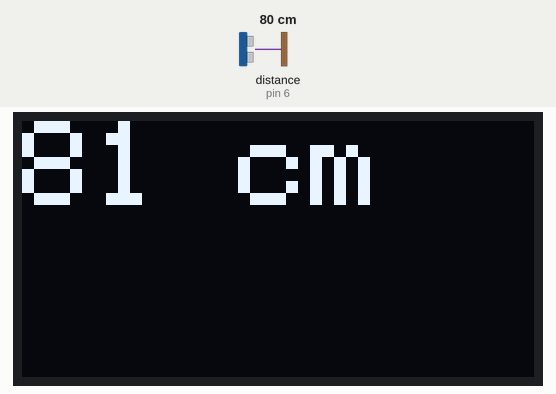
This sketch was run on a simulated Arduino Uno, built with avr-gcc and run on an emulated ATmega328P. Shown: 128×64 one-colour display. Inputs (shaded band) come from the test bench; at power-on: distance to the obstacle (sensor on pin 6) 80 cm. The echo pulse lasts 58.3 µs per cm; the display library's start-up logo is not drawn.

Above: at 3.2 s.
3.3 s: distance to the obstacle (sensor on pin 6) set to 2 cm
At 4.7 s:
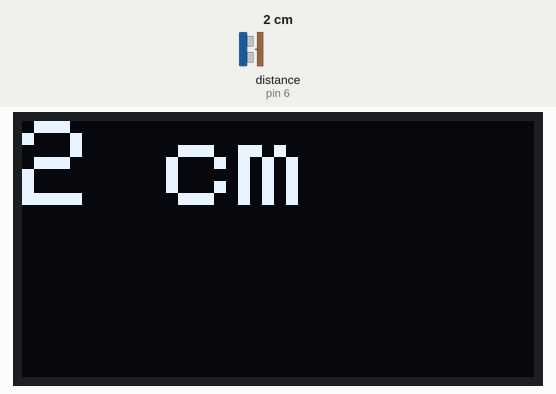
5.1 s: distance to the obstacle (sensor on pin 6) set to 4 cm
At 6.4 s:
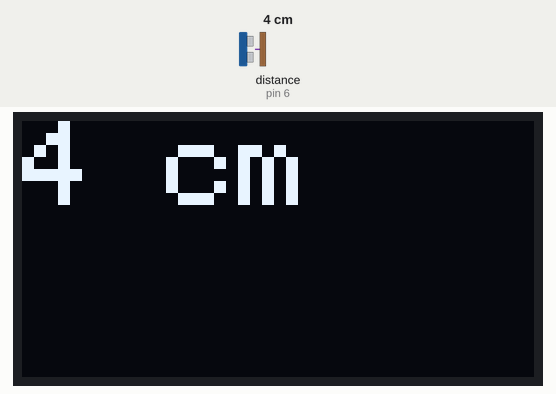
6.7 s: distance to the obstacle (sensor on pin 6) set to 9 cm
At 7.1 s:
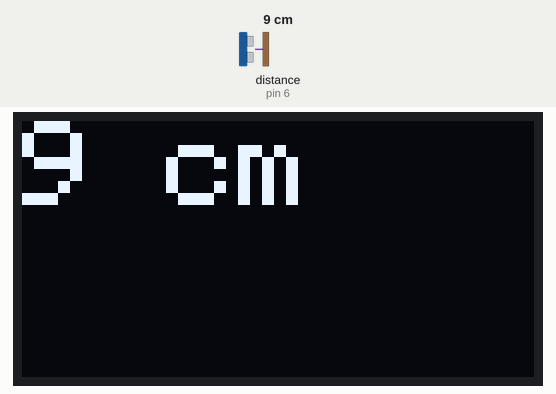
Timing chart, 0 to 9.7 s (numbered marks = the images above; inputs shaded):
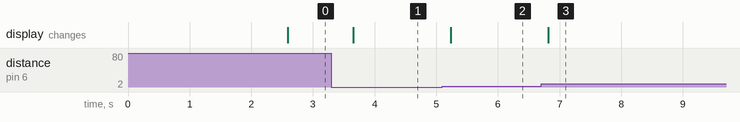

The sketch:

Test-09.ino
```cpp
#include <Wire.h>
#include <Adafruit_GFX.h>
#include <Adafruit_SSD1306.h>
#include <NewPing.h>

#define OLED_RESET    -1
Adafruit_SSD1306 display(OLED_RESET);

#define TRIG_PIN 7
#define ECHO_PIN 6
#define MAX_DISTANCE 200 // Maximum distance we want to measure (in centimeters)

NewPing sonar(TRIG_PIN, ECHO_PIN, MAX_DISTANCE);

void setup() {
  display.begin(SSD1306_SWITCHCAPVCC, 0x3C);
  display.display();
  delay(2000);
  display.clearDisplay();
}

void loop() {
  delay(500); // Wait for a short time before taking the reading
  int distance = sonar.ping_cm(); // Get the distance in centimeters

  display.clearDisplay();
  display.setTextSize(3); // Increase text size for better visibility
  display.setTextColor(WHITE);
  display.setCursor(0, 0); // Set cursor to top-left corner
  display.print(distance); // Print the distance value
  display.print(" cm"); // Print unit
  display.display();
}
```

Measured:
- after the input at 3.3 s, the display: changes after 0.35 s (image 1)
- after the input at 5.1 s, the display: changes after 0.13 s (image 2)
- after the input at 6.7 s, the display: changes after 0.12 s (image 3)
